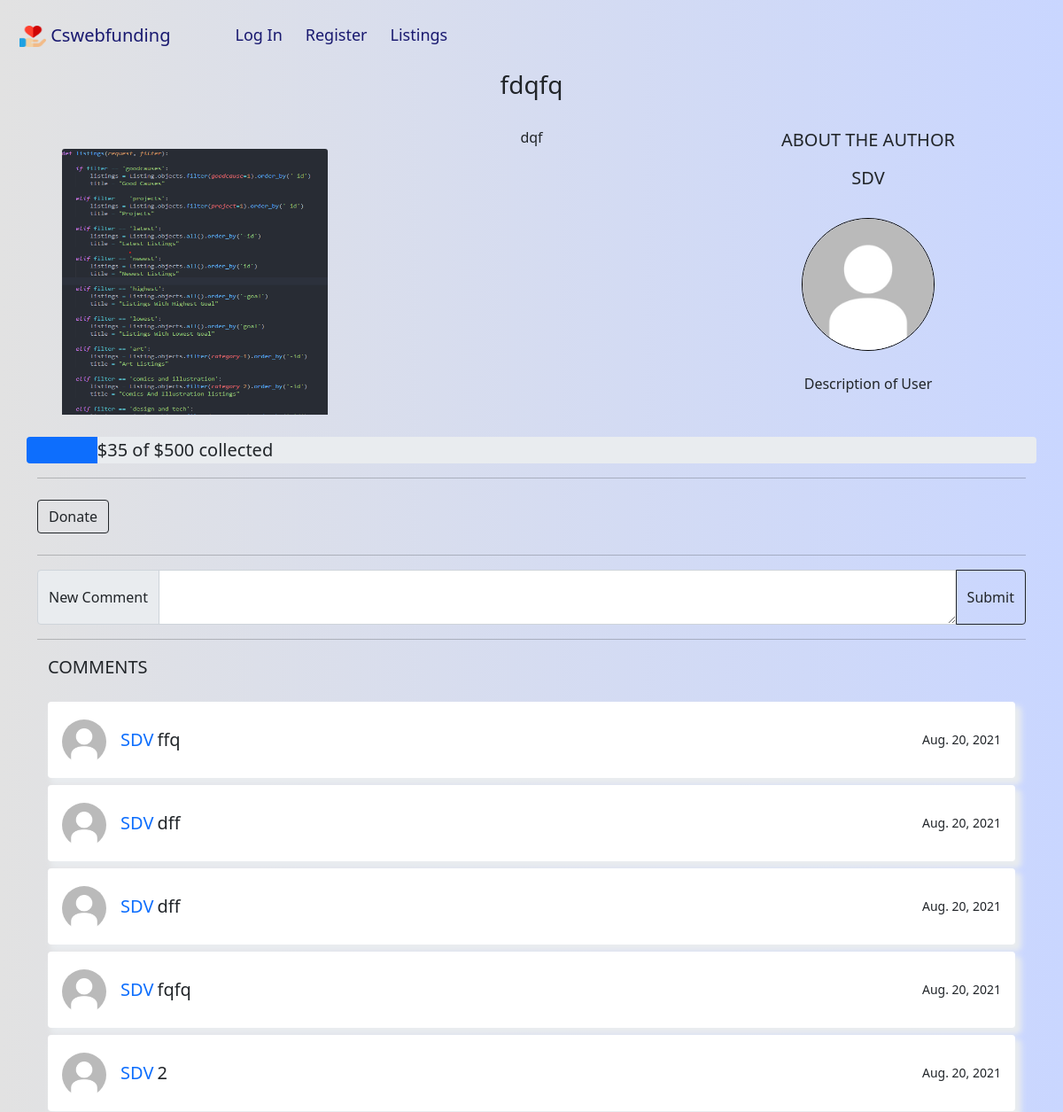
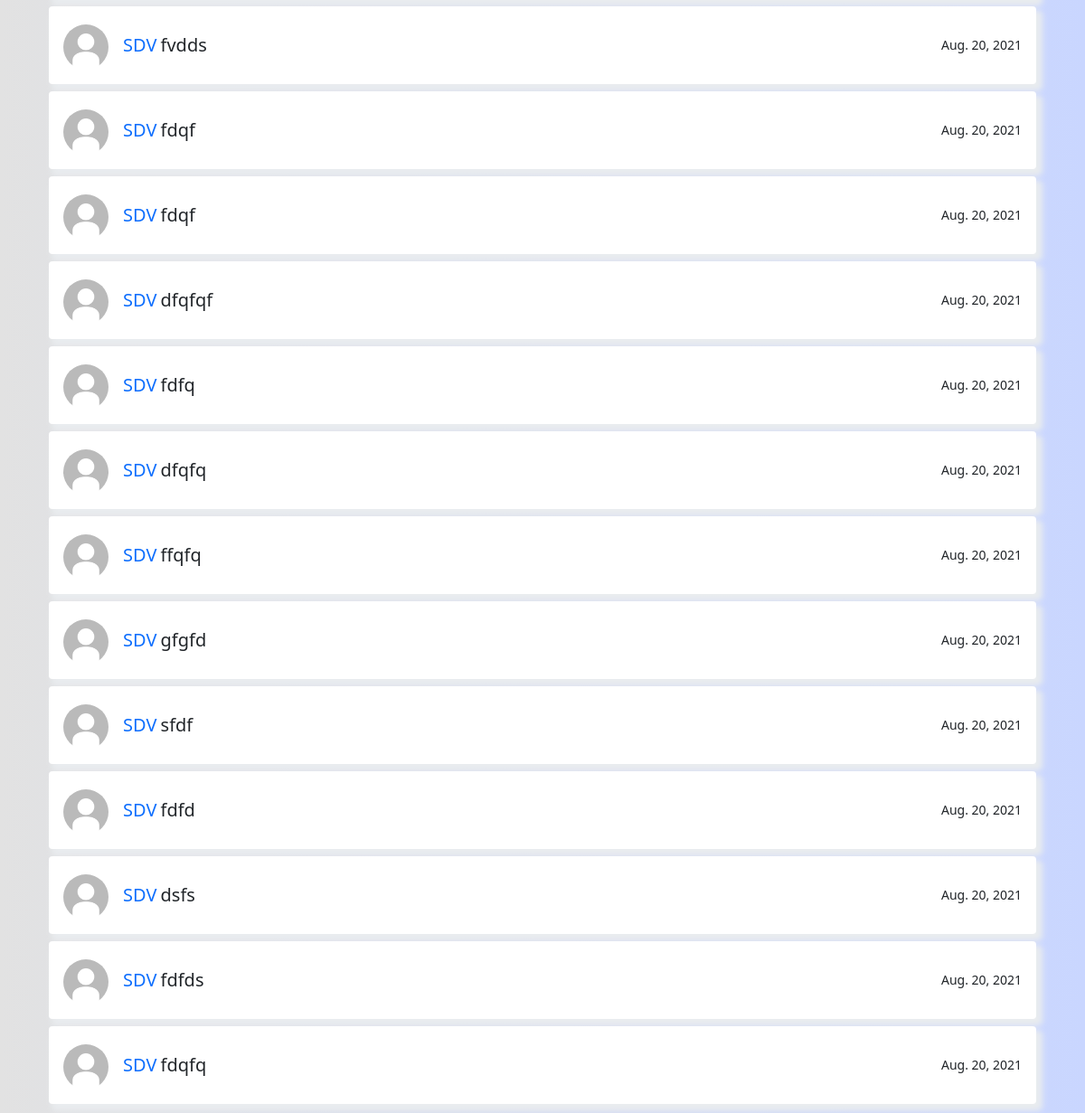
/listing/4, run on the app's committed database (2 pictures, top to bottom).
### cswebfunding/models.py (models this page shows, shortened)
class Listing(models.Model):
   id = models.BigAutoField(primary_key=True)
   title = models.CharField(max_length=50)
   description = models.CharField(max_length=256)
   author = models.ForeignKey('User', on_delete=models.CASCADE)
   project = models.BooleanField(default=0)
   goodcause = models.BooleanField(default=0)
   donated = models.PositiveIntegerField(default=0)
   category = models.PositiveIntegerField(default=9)
   goal = models.PositiveIntegerField(validators=[MaxValueValidator(10000000),MinValueValidator(10)])
   created_at = models.DateField(auto_now_add=True)
   final_date = models.DateField()
   photo = models.ImageField(upload_to='media/', default="default-listing.jpg")
   popularity = models.IntegerField(default=0)
   def get_percentage(self):
        perc = self.donated * 100 / self.goal
        return perc

class User(AbstractUser):
   id = models.BigAutoField(primary_key=True)
   balance = models.DecimalField(max_digits=8, decimal_places=2, default=0)
   photo = models.ImageField(upload_to='media/', default="default-user.jpg")
   about_me = models.CharField(max_length=256, default="Description of User")

class Comment(models.Model):
   id = models.BigAutoField(primary_key=True)
   listing = models.ForeignKey('Listing', on_delete=models.CASCADE)
   user = models.ForeignKey('User', on_delete=models.CASCADE)
   content = models.TextField()
   date = models.DateField(auto_now_add=True)

### cswebfunding/views.py (the view)
# urls.py: path("listing/<int:id>", views.listingfunc, name="listing"),
def listingfunc(request, id):
    try:
        listing = Listing.objects.get(id=id)
    except ObjectDoesNotExist:
        raise Exception('Listing does not exist')
    listing.popularity += 1
    listing.save()
    comments = Comment.objects.filter(listing=listing).order_by('-id')
    return render(request, "cswebfunding/listing.html", {
        "listing": listing,
        "comments": comments
    })

### cswebfunding/templates/cswebfunding/listing.html (shortened to what this page needs)
{% extends "cswebfunding/layout.html" %}
{% block body %}
{% if listing %}
<div class="pageload">
    <h3 class="center margin-bottom">{{ listing.title }}</h3>
    <div class="container">
        <div class="row">
            <div class="col-sm-4 center">
                <img class="card-img-top listing_image" src="{{ listing.photo.url }}" alt="main image of {{ listing.title }}">
            </div>
            <div class="col-sm-4 center">
                {{ listing.description}}
            </div>
            <div class="col-sm-4 center ">
                <p class="lead">ABOUT THE AUTHOR</p>
                <h5>{{ listing.author.username }}</h5>
                <a href="{% url 'profile' id=listing.author.id %}">
                    <img id="image" class="card-img-top round_image" src="{{ listing.author.photo.url }}" alt="author image of {{ listing.author.username }}">
                </a>
                <p>{{ listing.author.about_me }}</p>
            </div>
        </div>
        <div class="row">
            <div class="progress">
                <div id="progressbar" class="progress-bar" role="progressbar" aria-valuenow="{{ listing.donated }}" aria-valuemin="0" aria-valuemax="{{ listing.goal }}" style="width: {% widthratio listing.donated listing.goal 100 %}%;">
                </div>
                {% if listing.get_percentage < 20 and listing.donated != 0 %}
                <span class="lead center">$<span id="progressamount">{{ listing.donated }}</span> of ${{ listing.goal }} collected</span>
                {% endif %}
            </div>
        </div>
        <hr>
        <a class="btn btn-outline-dark my-2" href="#" role="button" data-bs-toggle="modal" data-bs-target="#DonateModal">Donate</a>
        <hr>
        <div class="row">
            <div class="input-group">
                <span class="input-group-text">New Comment</span>
                <textarea id="content" required="required" class="form-control" aria-label="With textarea" name="content"></textarea>
                <span onclick="comment({{ listing.id }})" class="input-group-addon btn btn-outline-dark commentsubmitbutton">Submit</span>
            </div>
        </div>
        <hr>
        <div class="container">
            <p class="lead">COMMENTS</p>
            <div class="row d-flex justify-content-center">
                <div class="col">
                    {% for comment in comments %}
                    <div class="card p-3 mt-2" id="comment{{ comment.id }}">
                        <div class="d-flex justify-content-between align-items-center">
                            <div class="user d-flex flex-row align-items-center"> <img src="{{ comment.user.photo.url }}" width="50" class="user-img rounded-circle me-3"> <span><small class="lead text-primary">{{ comment.user.username }}</small> <small class="lead">{{ comment.content }}</small></span> </div> <small>{{ comment.date }}</small>
                        </div>
                    </div>
                    {% endfor %}
                </div>
            </div>
        </div>
{% else %}
    <h3 class="center">Error! The listing you were trying to get does not exist!</h3>
{% endif %}
{% endblock %}

### cswebfunding/static/cswebfunding/styles.css (style rules this page uses)
body { margin: 10px; background: #C9D6FF; background: -webkit-linear-gradient(to right, #E2E2E2, #C9D6FF); background: linear-gradient(to right, #E2E2E2, #C9D6FF); }
a { cursor: pointer }
.commentsubmitbutton { display: inline-flex; align-items: center; }
.margin-bottom { margin-bottom: 30px; }
.progress { height: 30px; padding: 0; }
.listing_image { height: 300px; width: 300px; margin-top: 25px; margin-bottom: 25px; }
.center { text-align: center; align-items: center; }
.round_image { -webkit-border-radius: 50%; -moz-border-radius: 50%; -ms-border-radius: 50%; -o-border-radius: 50%; border-radius: 50%; width: 150px; height: 150px; margin-top: 25px; margin-bottom: 25px; border: 1px solid black; }
.progress .progress-bar { animation-name: animateBar; animation-iteration-count: 1; animation-timing-function: ease-in; animation-duration: 0.75s; }
.card { border: none; box-shadow: 5px 6px 6px 2px #e9ecef; border-radius: 4px; background: white; animation: reverseslidehover 0.5s; animation-fill-mode: both; }
.user-img { margin-top: 4px }
.pageload { animation: transitionin 1s }

### data on the page
Listing: title "fdqfq", photo (picture), description "dqf", author.username "SDV", author.photo (placeholder picture), author.about_me "Description of User", donated "35", goal "500"
Comment: user.photo (placeholder picture), user.username "SDV", content "ffq", date "Aug. 20, 2021"
Comment: user.photo (placeholder picture), user.username "SDV", content "dff", date "Aug. 20, 2021"
Comment: user.photo (placeholder picture), user.username "SDV", content "dff", date "Aug. 20, 2021"
Comment: user.photo (placeholder picture), user.username "SDV", content "fqfq", date "Aug. 20, 2021"
Comment: user.photo (placeholder picture), user.username "SDV", content "2", date "Aug. 20, 2021"
Comment: user.photo (placeholder picture), user.username "SDV", content "fvdds", date "Aug. 20, 2021"
Comment: user.photo (placeholder picture), user.username "SDV", content "fdqf", date "Aug. 20, 2021"
Comment: user.photo (placeholder picture), user.username "SDV", content "fdqf", date "Aug. 20, 2021"
Comment: user.photo (placeholder picture), user.username "SDV", content "dfqfqf", date "Aug. 20, 2021"
Comment: user.photo (placeholder picture), user.username "SDV", content "fdfq", date "Aug. 20, 2021"
Comment: user.photo (placeholder picture), user.username "SDV", content "dfqfq", date "Aug. 20, 2021"
Comment: user.photo (placeholder picture), user.username "SDV", content "ffqfq", date "Aug. 20, 2021"
Comment: user.photo (placeholder picture), user.username "SDV", content "gfgfd", date "Aug. 20, 2021"
Comment: user.photo (placeholder picture), user.username "SDV", content "sfdf", date "Aug. 20, 2021"
Comment: user.photo (placeholder picture), user.username "SDV", content "fdfd", date "Aug. 20, 2021"
Comment: user.photo (placeholder picture), user.username "SDV", content "dsfs", date "Aug. 20, 2021"
Comment: user.photo (placeholder picture), user.username "SDV", content "fdfds", date "Aug. 20, 2021"
Comment: user.photo (placeholder picture), user.username "SDV", content "fdqfq", date "Aug. 20, 2021"
